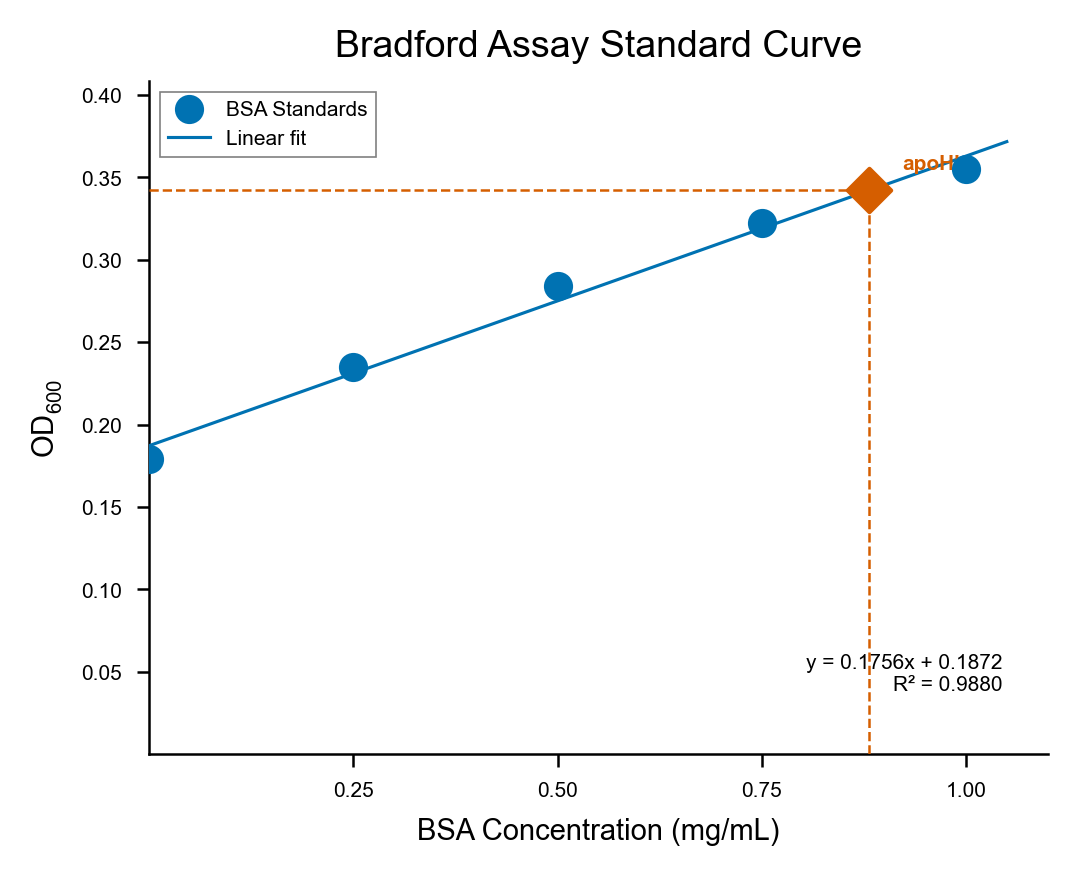

Source code (Python):
"""
Bradford assay standard curve — v3.
All fonts -1 pt, zero ticks removed, direct apoHb label (bold),
reduced regression and dashed linewidths, narrower legend border.
"""

import matplotlib
matplotlib.use("Agg")
import matplotlib.pyplot as plt
import matplotlib.font_manager as fm
import pandas as pd
import numpy as np
from scipy.stats import linregress

# ── CONFIG ────────────────────────────────────────────────────────────────────
CONFIG = {
    "data_path":       "/mnt/user-data/uploads/Bradford Curves.csv",
    "out_png":         "/mnt/user-data/outputs/figure_v3.png",
    "out_svg":         "/mnt/user-data/outputs/figure_v3.svg",
    "figsize_in":      (3.5, 2.8),
    "dpi":             300,
    "marker_size":     6,
    "marker_color":    "#0072B2",
    "interp_color":    "#D55E00",
    "dash_linewidth":  0.6,
    "reg_linewidth":   0.75,
    "font_size":       6,
    "tick_size":       5,
    "label_size":      6,
    "annotation_size": 5,
    "font_axis_title": 7,
    "font_plot_title": 9,
    "plot_title":      "Bradford Assay Standard Curve",
}

# ── FONT ──────────────────────────────────────────────────────────────────────
available = {f.name for f in fm.fontManager.ttflist}
FONT = next((f for f in ["Arial", "Helvetica", "DejaVu Sans", "Liberation Sans"]
             if f in available), "sans-serif")
plt.rcParams.update({
    "font.family":     FONT,
    "font.size":       CONFIG["font_size"],
    "axes.labelsize":  CONFIG["label_size"],
    "xtick.labelsize": CONFIG["tick_size"],
    "ytick.labelsize": CONFIG["tick_size"],
    "pdf.fonttype":    42,
    "ps.fonttype":     42,
})

# ── LOAD DATA ─────────────────────────────────────────────────────────────────
raw = pd.read_csv(CONFIG["data_path"])
raw["mg/mL"] = pd.to_numeric(raw["mg/mL"], errors="coerce")
raw["OD600"] = pd.to_numeric(raw["OD600"], errors="coerce")

# Standards: rows where both columns are numeric
standards = raw.dropna(subset=["mg/mL", "OD600"])
conc = standards["mg/mL"].values
od = standards["OD600"].values

# Unknown: apoHb row
raw_orig = pd.read_csv(CONFIG["data_path"])
apoHb_row = raw_orig[raw_orig["mg/mL"] == "apoHb"]
apoHb_od = float(apoHb_row["OD600"].values[0])

# ── LINEAR REGRESSION ─────────────────────────────────────────────────────────
slope, intercept, r_value, p_value, std_err = linregress(conc, od)
r_squared = r_value ** 2

# Interpolate apoHb concentration
apoHb_conc = (apoHb_od - intercept) / slope

# Regression line x-range
x_fit = np.linspace(0, conc.max() * 1.05, 100)
y_fit = slope * x_fit + intercept

# ── PLOT ──────────────────────────────────────────────────────────────────────
fig, ax = plt.subplots(figsize=CONFIG["figsize_in"])

# Standards scatter
ax.scatter(conc, od, s=CONFIG["marker_size"] ** 2, color=CONFIG["marker_color"],
           zorder=5, label="BSA Standards")

# Regression line
ax.plot(x_fit, y_fit, color=CONFIG["marker_color"],
        linewidth=CONFIG["reg_linewidth"], zorder=3, label="Linear fit")

# Interpolation dashed lines
ax.plot([apoHb_conc, apoHb_conc], [0, apoHb_od],
        color=CONFIG["interp_color"], linestyle="--",
        linewidth=CONFIG["dash_linewidth"], zorder=4)
ax.plot([0, apoHb_conc], [apoHb_od, apoHb_od],
        color=CONFIG["interp_color"], linestyle="--",
        linewidth=CONFIG["dash_linewidth"], zorder=4)

# Diamond marker at intersection
ax.scatter([apoHb_conc], [apoHb_od], s=CONFIG["marker_size"] ** 2 * 1.5,
           color=CONFIG["interp_color"], marker="D", zorder=6)

# Direct "apoHb" label on the interpolated point (bold)
ax.annotate("apoHb", xy=(apoHb_conc, apoHb_od),
            xytext=(8, 5), textcoords="offset points",
            fontsize=CONFIG["annotation_size"], fontweight="bold",
            color=CONFIG["interp_color"])

# R² and equation annotation (lower-right, no border)
eq_text = f"y = {slope:.4f}x + {intercept:.4f}\nR² = {r_squared:.4f}"
ax.text(0.95, 0.15, eq_text, transform=ax.transAxes,
        fontsize=CONFIG["annotation_size"], verticalalignment="top",
        horizontalalignment="right")

# Title
ax.set_title(CONFIG["plot_title"], fontsize=CONFIG["font_plot_title"], pad=6)

# Axes formatting (Nature style: despined)
ax.spines["top"].set_visible(False)
ax.spines["right"].set_visible(False)
ax.spines["left"].set_linewidth(0.6)
ax.spines["bottom"].set_linewidth(0.6)
ax.tick_params(width=0.6, length=3, direction="out")

ax.set_xlabel("BSA Concentration (mg/mL)", fontsize=CONFIG["font_axis_title"])
ax.set_ylabel(r"$\mathregular{OD_{600}}$", fontsize=CONFIG["font_axis_title"])

ax.set_xlim(0, conc.max() * 1.1)
ax.set_ylim(0, max(od.max(), apoHb_od) * 1.15)

# X-ticks at 0.25 intervals, zero tick removed
ax.set_xticks([t for t in [0, 0.25, 0.5, 0.75, 1.0] if t > 0])

# Y-ticks: remove zero tick
y_ticks = ax.get_yticks()
y_max = max(od.max(), apoHb_od) * 1.15
ax.set_yticks([t for t in y_ticks if t > 0 and t <= y_max])

# Legend (upper-left with gray border, narrower)
legend = ax.legend(loc="upper left", frameon=True, framealpha=1.0,
                   edgecolor="grey", fancybox=False,
                   fontsize=CONFIG["annotation_size"])
legend.get_frame().set_linewidth(0.4)

plt.tight_layout(pad=0.5)

# ── SAVE ──────────────────────────────────────────────────────────────────────
fig.savefig(CONFIG["out_png"], dpi=CONFIG["dpi"], bbox_inches="tight")
fig.savefig(CONFIG["out_svg"], format="svg", bbox_inches="tight")
print("Saved PNG and SVG.")
print(f"Font used: {FONT}")
print(f"Slope: {slope:.4f}, Intercept: {intercept:.4f}, R²: {r_squared:.4f}")
print(f"apoHb OD600: {apoHb_od}, Interpolated concentration: {apoHb_conc:.4f} mg/mL")
